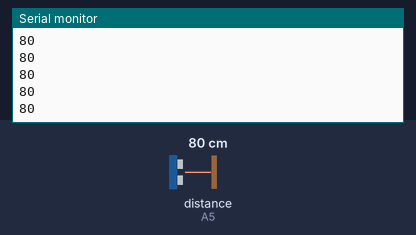
Bench run of a sketch on a simulated Arduino Uno, built with avr-gcc and run on an emulated ATmega328P. On the bench: the last lines printed to the serial monitor. Inputs (shaded band) come from the test bench; at power-on: distance to the obstacle (sensor on A5) 80 cm.

Above: at 1.2 s.
1.3 s: distance to the obstacle (sensor on A5) set to 2 cm
At 1.46 s:
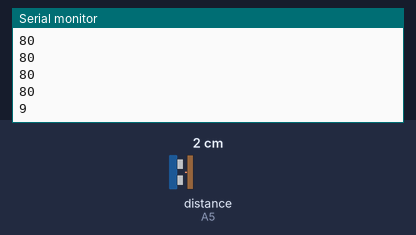
2.8 s: distance to the obstacle (sensor on A5) set to 18 cm
At 2.9 s:
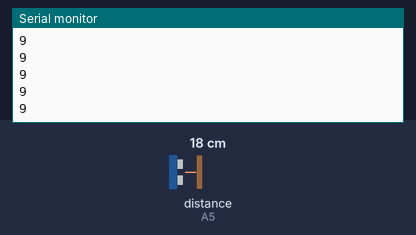
Timing chart, 0 to 5.8 s (numbered marks = the images above; inputs shaded):
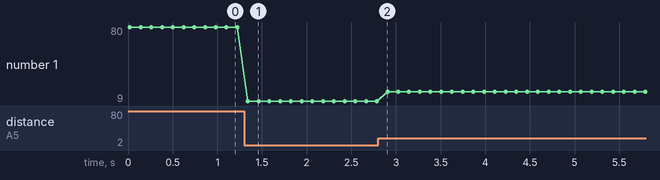

The sketch:

sharpIC.ino
```cpp
#include <SharpIR.h>

const int VOUT = A5;

void setup() {
    Serial.begin(9600);
}

SharpIR sensor(SharpIR::GP2Y0A21YK0F, VOUT);

void loop() {
    int distance = sensor.getDistance();
    Serial.println(distance);
    delay(100);
}
```

Measured:
- after the input at 1.3 s, the serial monitor: prints a new line at once (image 1)
- plotted number 1: 80 → 9 after the input at 1.3 s, 9 → 18 after the input at 2.8 s
